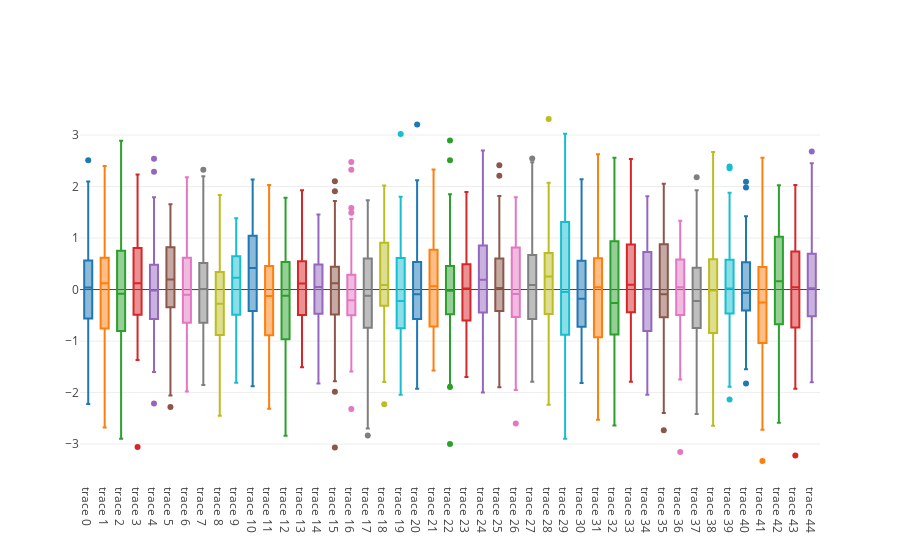

The cell this chart's notebook holds for it:
### Code cell
iplot([Box(y = np.random.randn(50), showlegend=False) for i in range(45)], show_link=False)
